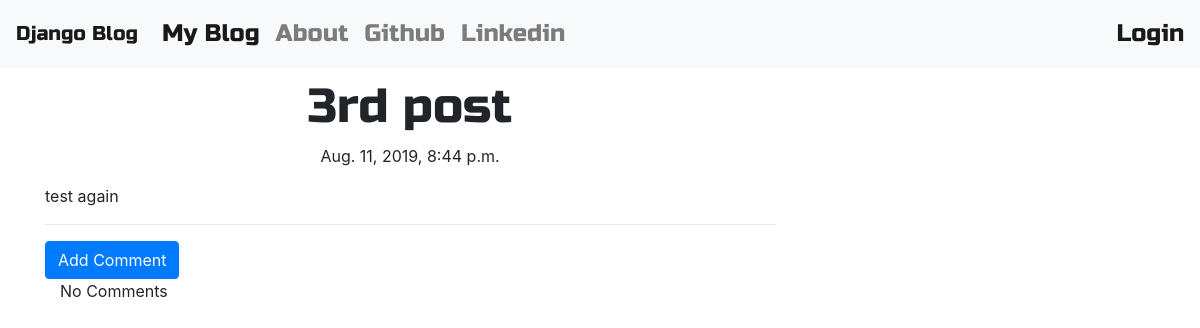
Screenshot of /post/3 with the database file from the repository.
### blog/models.py (models this page shows, shortened)
class Post(models.Model):
    author = models.ForeignKey('auth.user', on_delete=models.CASCADE)
    title = models.CharField(max_length=200)
    text = models.TextField()
    created_date = models.DateTimeField(default=timezone.now)
    published_date = models.DateTimeField(blank=True,null=True)

### blog/views.py (the view)
# urls.py: url(r'^post/(?P<pk>\d+)$',views.PostDetailView.as_view(),name='post_detail'),
class PostDetailView(DetailView):
    model = Post

### blog/templates/blog/post_detail.html (shortened to what this page needs)
{% extends 'blog/base.html' %}
{% block content %}
<h1 class="posttitle loader">{{post.title}}</h1>
{% if  post.published_date %}
<div class="date postdate">
{{post.published_date}}
</div>
{% else %}
<a href="{% url 'post_publish' pk=post.pk %}">Publish</a>
{% endif %}
<p class="postcontent">{{ post.text|safe|linebreaksbr }}</p>
<hr>
<a class="btn btn-primary bt-comment" href="{% url 'add_comment_to_post' pk=post.pk %}">Add Comment</a>
<div class="container">
    {% for comment in post.comments.all %}
    <br>
    {% if user.is_authenticated or comment.approved_comment %}
        {{ comment.create_date }}
        {% if not comment.approved_comment %}
        <a class="btn btn-default" href="{% url 'comment_remove' pk=comment.pk %}">
                <span class="glyphicon glypyhicon-remove">Remove</span>
        </a>
        <a class="btn btn-default" href="{% url 'comment_approve' pk=comment.pk %}">
                <span class="glyphicon glypyhicon-ok">Approve</span>
        </a>
        {% endif %}
        <p>{{ comment.text|safe|linebreaks }}</p>
        <p>Posted By: {{ comment.author }}</p>
    {% endif %}
    {% empty %}
    <p>No Comments</p>
    {% endfor %}
</div>
{% endblock %}

### blog/static/css/blog.css (style rules this page uses)
.postdate { text-align: center; }
.posttitle { font-family: 'Russo One',sans-serif; font-size: 3em; text-align: center; }
.loader { filter:hue-rotate(0deg); color:linear-gradient(45deg,#0f8,#08f); animantion:hue 10000ms infinite linear; }

### rows the page displays
Post: title "3rd post", published_date "Aug. 11, 2019, 8:44 p.m.", text "test again"
